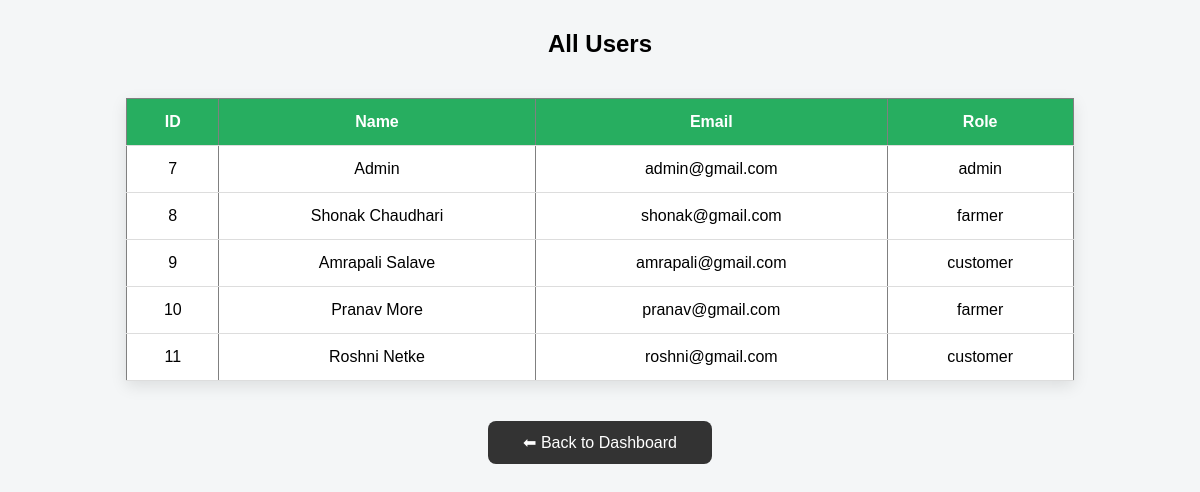
Page /manage_users.php (signed in) on the committed database.
### tables this page shows
CREATE TABLE `users` (
  `id` int(11) NOT NULL,
  `name` varchar(100) DEFAULT NULL,
  `email` varchar(150) DEFAULT NULL,
  `password` varchar(100) DEFAULT NULL,
  `role` varchar(20) DEFAULT NULL
);

### manage_users.php (the view, shortened to what this page needs)
<?php
include("../db.php");
$result=mysqli_query($conn,"SELECT * FROM users");
?>
<!DOCTYPE html>
<html>
<head>
</head>
<h2>All Users</h2>
<table border="1" cellpadding="10">
<tr>
<th>ID</th>
<th>Name</th>
<th>Email</th>
<th>Role</th>
</tr>
<?php while($row=mysqli_fetch_assoc($result)){ ?>
<tr>
<td><?php echo $row['id']; ?></td>
<td><?php echo $row['name']; ?></td>
<td><?php echo $row['email']; ?></td>
<td><?php echo $row['role']; ?></td>
</tr>
<?php } ?>
</table>
<a href="admin_dashboard.php" class="back-btn">⬅ Back to Dashboard</a>

### manage_users.php (style rules this page uses)
h2 { text-align:center; margin-top:30px; }
table { width:80%; margin:40px auto; border-collapse:collapse; background:white; box-shadow:0 5px 15px rgba(0,0,0,0.1); }
th,td { padding:14px; border-bottom:1px solid #ddd; text-align:center; }
th { background:#27ae60; color:white; }
.back-btn { display:block; width:200px; margin:20px auto; text-align:center; padding:12px; background:#333; color:white; text-decoration:none; border-radius:8px; }

### rows in the picture
users: id "7", name "Admin", email "admin@gmail.com", role "admin"
users: id "8", name "Shonak Chaudhari", email "shonak@gmail.com", role "farmer"
users: id "9", name "Amrapali Salave", email "amrapali@gmail.com", role "customer"
users: id "10", name "Pranav More", email "pranav@gmail.com", role "farmer"
users: id "11", name "Roshni Netke", email "roshni@gmail.com", role "customer"
